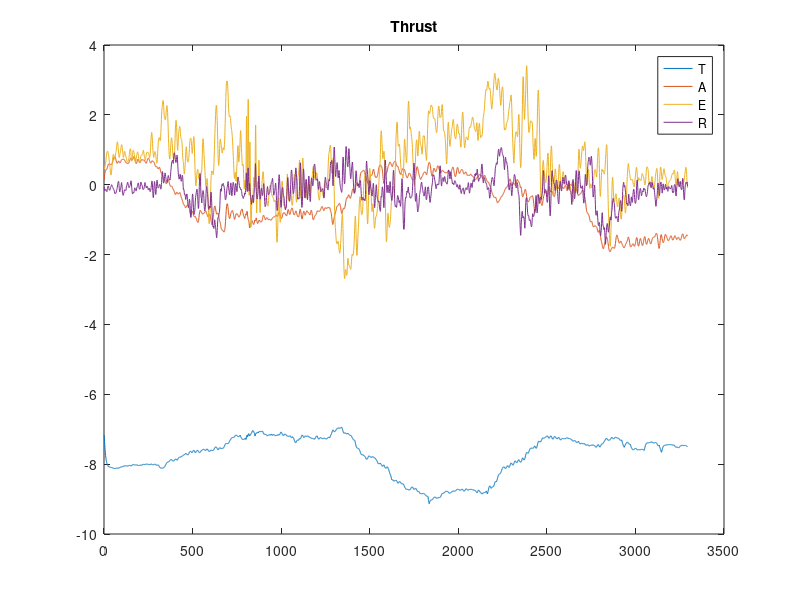
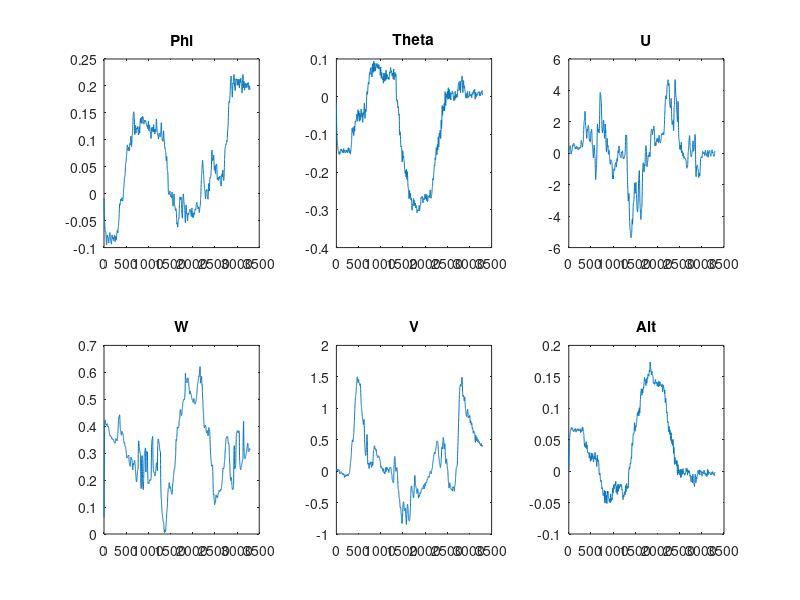

The MATLAB source for these figures, in order: (Note: this script raises an error after producing the figures.)
%% Homework 6
% by Jackson Cox, Will Wu
clc, close all;

% %% Extract ground pressure
% load('Flight.mat');
% ground_pressure = rt_pressure.signals.values; % pascals
% g = 9.8; % acceleration due to gravity m/s^2
% M = 0.0289644; % molar mass of air in kg/mol
% R = 8.31432; % universal gas constant Nm/mol/k
% p0 = 101325; % Pa standard pressure
% 
% T =288.15;  % Assumed temperature in kelvin
% K =-g*M/R/T;
% z_hypsometric =@(P) 1/K.*log(P./p0);
% ground_alt = mean(z_hypsometric(ground_pressure));
% 
% 
% %% Declare constants
% 
% f_s = 200; %Hz
% T_s = 1/f_s;
% 
% %Fudge Factor: (can be calculated from measuring optical flow)
% ff = 1.1;
%% Parsing Collected Data 
load('RSdata.mat');
% Controls
figure;
plot(rt_test_mixer.signals.values);
legend('T','A','E','R');
title('Thrust');

figure;
subplot(2,3,1);
plot(rt_phi_est.signals.values);
title('Phi');
subplot(2,3,2);
plot(rt_theta_est.signals.values);
title('Theta');
subplot(2,3,3);
plot(rt_u_est.signals.values);
title('U');
subplot(2,3,4);
plot(rt_w_est.signals.values);
title('W');
subplot(2,3,5);
plot(rt_v_est.signals.values);
title('V');
subplot(2,3,6);
plot(rt_alt_est.signals.values);
title('Alt');
sgtitle('States');

%% Function declarations


